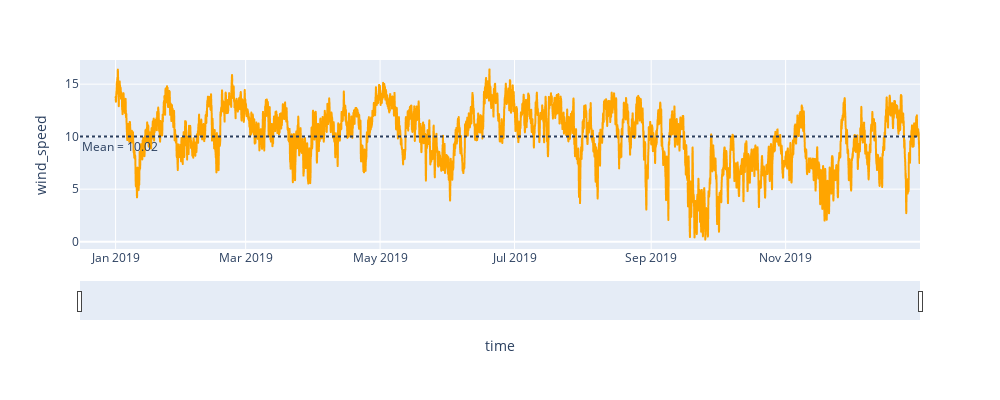

Source (notebook cell):
### Code cell
px.defaults.width = 1000
px.defaults.height = 400

fig = px.line(wind_speed2, x= 'time', y= 'wind_speed', color_discrete_sequence= ['orange'])
fig.add_hline(y = wind_speed2['wind_speed'].mean(), line_dash= 'dot')
fig.add_annotation(x = '2019-01-03', y = wind_speed2['wind_speed'].mean() - 1, text= f"Mean = {round(wind_speed2['wind_speed'].mean(),2)}", showarrow= False)

fig.update_xaxes(rangeslider_visible= True)

fig.show()

fig.write_image("wind_speed.png")
Image("wind_speed.png")

### Figure 1 — Plotly figure (JSON) as saved in the notebook; plotly's stock layout.template omitted (floating-point values rounded to 4 significant figures; data arrays with more than 128 entries replaced by an {"elided": "..."} marker saying what was removed)
{"data": [{"hovertemplate": "time=%{x}<br>wind_speed=%{y}<extra></extra>", "legendgroup": "", "line": {"color": "orange", "dash": "solid"}, "marker": {"symbol": "circle"}, "mode": "lines", "name": "", "showlegend": false, "type": "scattergl", "x": {"elided": "8760 str values"}, "xaxis": "x", "y": {"elided": "8760 float values"}, "yaxis": "y"}], "layout": {"annotations": [{"showarrow": false, "text": "Mean = 10.02", "x": "2019-01-03", "y": 9.019}], "height": 400, "legend": {"tracegroupgap": 0}, "margin": {"t": 60}, "shapes": [{"line": {"dash": "dot"}, "type": "line", "x0": 0, "x1": 1, "xref": "x domain", "y0": 10.02, "y1": 10.02, "yref": "y"}], "width": 1000, "xaxis": {"anchor": "y", "domain": [0, 1], "rangeslider": {"visible": true}, "title": {"text": "time"}}, "yaxis": {"anchor": "x", "domain": [0, 1], "title": {"text": "wind_speed"}}}}
